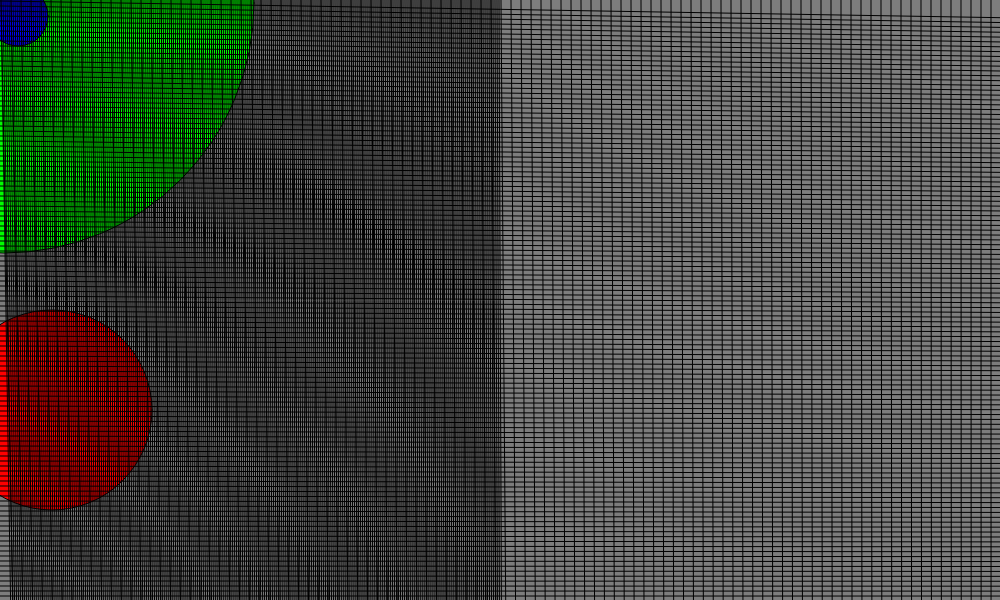
Frame 1 (no input)
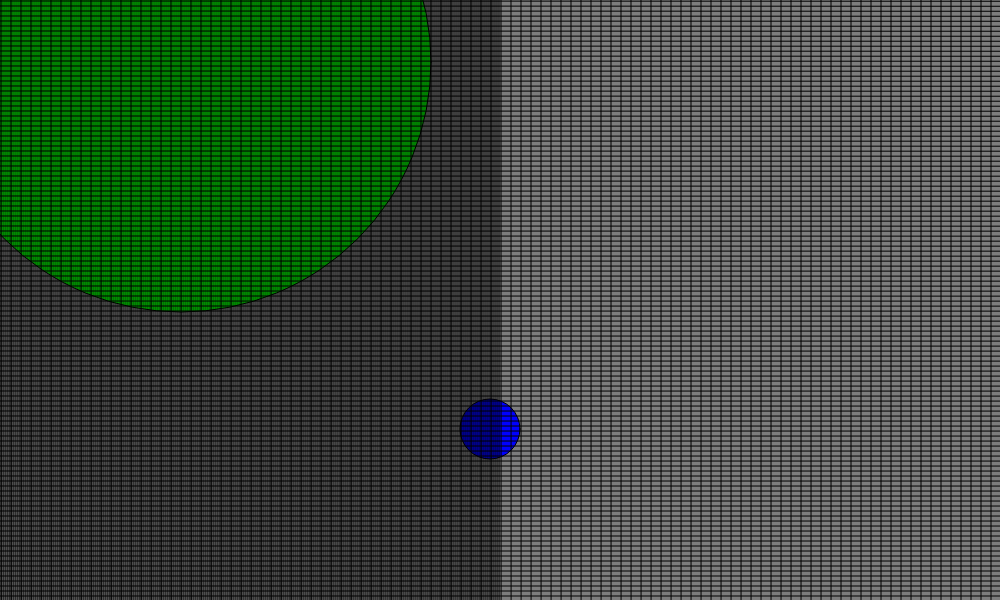
Frame 60 (no input)
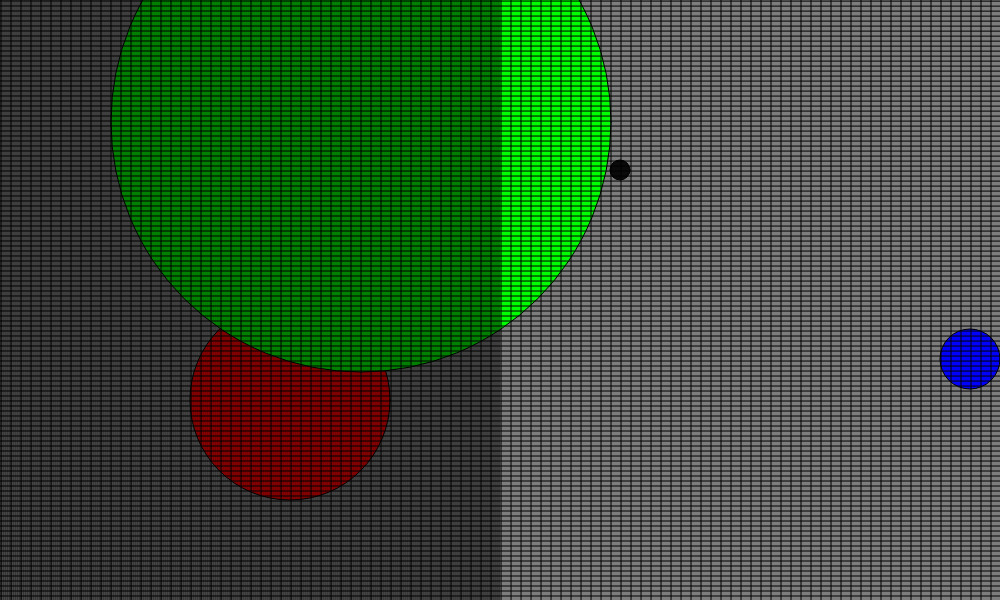
Frame 120 (the mouse pressed at the canvas centre since frame 60)

The p5.js sketch that drew these frames (run headless with seeded random() and noise() and a simulated clock; from frame 60 on, the mouse is pressed at the canvas centre):

// p5.js sketch
// ── sketch.js
var xPos;
var velocity;
var yPos;

var aBall;
var bBall;
var cBall;
var dBall;

var exC;

var aRect;



function setup() {
    createCanvas(1000, 600);


    aBall = new Ball(20, 50, 5, 1, 20, color(10));
    bBall = new Ball(50, 400, 2, 10, 200, color(255, 0, 0));
    cBall = new Ball(1, 2, 3, 1, 500, color(0, 255, 0));
    dBall = new Ball(10, 9, 8, 7, 60, color(0, 0, 255));







    aRect = new backPattern(10, 10);
    aRect.show();
    bRect=new backPattern(50,100);
    bRect.showJ();
    cRect=new backPattern(5,40);
    cRect.showK();



}

function draw() {
    //moveBall(45,80);
    //
    background(125, 125, 125);

    aBall.animate();
    aBall.display();


    bBall.animate();
    bBall.display();


    cBall.animate();
    cBall.display();


    dBall.animate();
    dBall.display();


    aRect.show();
    bRect.showJ();
    cRect.showK();




}



function Ball(xPos, yPos, velocityX, velocityY, radius, c) {
    this.x = xPos;
    this.velocityX = velocityX;
    this.velocityY = velocityY;
    this.y = yPos;
    this.radius = radius;

    this.animate = function () {
        //call animation/motion logic
        this.x = this.x + this.velocityX;
        this.y = this.y + this.velocityY;

        if (this.x >= width || this.x <= 0) {
            this.velocityX = -this.velocityX;

        }

        if (this.y >= height || this.y <= 0) {
            this.velocityY = -this.velocityY;
        }
    }

    this.display = function () {
        // call geometry logic
        fill(c);
        ellipse(this.x, this.y, this.radius, this.radius);
    }





};

function backPattern(rectW, rectH) {
    this.w = rectW;
    this.h = rectH;



    this.show = function () {
        for (var i = 1; i <=width; i = i + 10) {
            this.w = this.w + 10 + i;
            
            line(i, 0, width, this.w);
            
            
        }


    }
    this.showJ = function(){
        for(var j = 1; j<=height; j=j+5){
            this.h=this.h+j;
            
            line(0,j,this.h,height);
        }
    }
    
    this.showK=function(){
        for(var k=1; k<=width/2;k=k+2){
            this.w=this.w+k;
            line(k,0,width,this.w);
        }
    }

};
